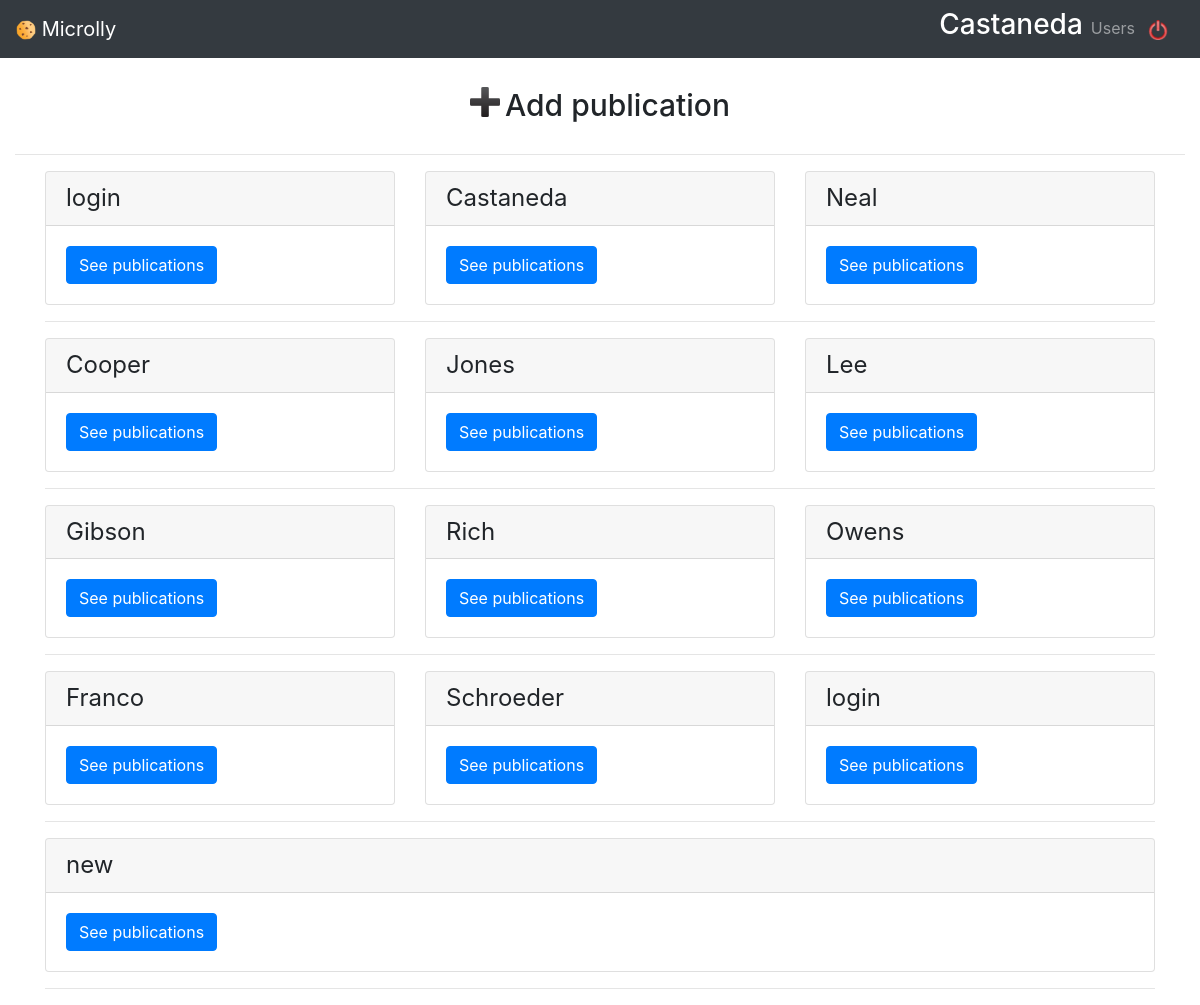
/users/list (signed in), run on the app's committed database.
### models.py (models this page shows)
class BaseModel(Model):
    class Meta:
        database = database

class User(BaseModel,UserMixin):
    username = CharField(max_length=20)
    password = CharField()
    first_name = CharField(max_length=20)
    last_name = CharField(max_length=20)
    email = CharField(max_length=20)
    created_at = DateTimeField(default=datetime.datetime.now)

### app.py (the view)
@app.route('/users/list')
def liste_users():
    users=User.select()
    return render_template('users/list.html', users=users)

### templates/users/list.html (shortened to what this page needs)
{% extends 'base.html' %}
{% block body %}
{% for sub_pub in users | batch(3, None) %}
<div class="card-deck">
    {% for user in sub_pub %}
    <div class="card">
        <div class="card-header">
            <h4 class="my-0 font-weight-normal">{{ user.username }}</h4>
        </div>
        <div class="card-body">
            <a href="{{ url_for('publication', username=user.username) }}" class="btn btn-primary"> See publications </a>
        </div>
    </div>
    {% endfor %}
</div>
<hr />
{% endfor %}
{% endblock %}

### templates/base.html (shortened to what this page needs)
<!DOCTYPE html>
<html>
<head>
    <link rel="stylesheet" href="https://stackpath.bootstrapcdn.com/bootstrap/4.3.1/css/bootstrap.min.css"
>
    <link rel="stylesheet" type="text/css" href="{{ url_for('static', filename='css/microlly.css') }}">
</head>
<body>
    <nav class="navbar navbar-expand-md navbar-dark bg-dark fixed-top">
        <a class="navbar-brand" href="{{ url_for('publication') }}">
            <img width="20px" height="20px" src="{{ url_for('static', filename='img/cookie.png') }}" />
            Microlly
        </a>
        <div class="navbar-collapse collapse w-100 order-3 dual-collapse2" id="navbarsExampleDefault">
            <ul class="navbar-nav ml-auto">
                {% if session['id'] %}
                <li>
                    <h3 style="color:white">{{ session['username'] }}</h3>
                </li>
                <li class="nav-item">
                    <a class="nav-link" href="{{ url_for('liste_users') }}">Users</a>
                </li>
                {% endif %}
                {% if session['id'] %}
                    <li>
                        <a class="navbar-brand" href="{{ url_for('logout') }}" style="margin-left: 5px"><img width="20px" height="20px" src="{{ url_for('static', filename='img/deconnexion.png') }}"/></a>
                    </li>
                {% endif %}
            </ul>
        </div>
    </nav>
    <div class="container-fluid">
        <div class="row justify-content-md-center">
            <a id="Add" class="btn" href="{{ url_for('publications_form') }}"><img width="30px" height="30px" src="{{ url_for('static', filename='img/Add.png') }}"/><h2 style="float:right;font-size:30px;margin-left:5px;" >Add publication</h2></a>
      </div>
      <hr>
    </div>
    <main role="main" class="container ">
        {% block body %}{% endblock %}
    </main>
</body>
</html>

### templates/base.html (style rules this page uses)
body { padding-top: 5rem; }

### data on the page
User: username "Castaneda"
User: username "login"
User: username "Neal"
User: username "Cooper"
User: username "Jones"
User: username "Lee"
User: username "Gibson"
User: username "Rich"
User: username "Owens"
User: username "Franco"
User: username "Schroeder"
User: username "login"
User: username "new"
